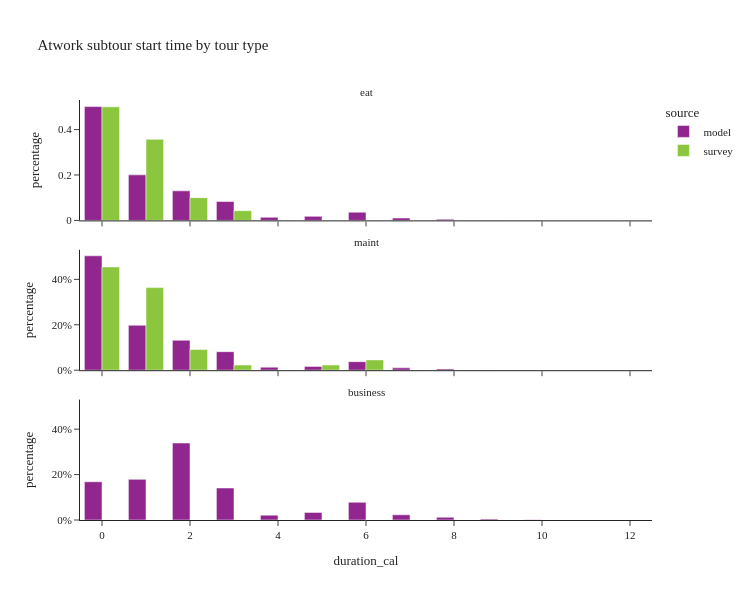

Notebook source saved alongside this figure:
### Code cell
util.plot_share_facetbar(atwork_subtour, 'tour_weight', share_col="duration_cal", title="Atwork subtour start time by tour type", 
                             facet_col='tour_type', facet_col_wrap=1, height=600, orientation='v')

### Figure 1 — Plotly figure (JSON) as saved in the notebook; plotly's stock layout.template omitted (floating-point values rounded to 4 significant figures)
{"data": [{"alignmentgroup": "True", "customdata": [[146739], [58726], [38064], [24365], [4049], [5204], [10639], [3068], [1493], [320], [83], [3]], "hovertemplate": "source=model<br>tour_type=eat<br>duration_cal=%{x}<br>percentage=%{y}<br>sample_size=%{customdata[0]}<extra></extra>", "legendgroup": "model", "marker": {"color": "#91268F", "pattern": {"shape": ""}}, "name": "model", "offsetgroup": "model", "orientation": "v", "showlegend": true, "textposition": "auto", "type": "bar", "x": [0.0, 1.0, 2.0, 3.0, 4.0, 5.0, 6.0, 7.0, 8.0, 9.0, 10.0, 11.0], "xaxis": "x3", "y": [0.5012, 0.2006, 0.13, 0.08323, 0.01383, 0.01778, 0.03634, 0.01048, 0.0051, 0.001093, 0.0002835, 1.025e-05], "yaxis": "y3"}, {"alignmentgroup": "True", "customdata": [[23445], [9209], [6134], [3798], [622], [784], [1750], [481], [251], [62], [9], [1]], "hovertemplate": "source=model<br>tour_type=maint<br>duration_cal=%{x}<br>percentage=%{y}<br>sample_size=%{customdata[0]}<extra></extra>", "legendgroup": "model", "marker": {"color": "#91268F", "pattern": {"shape": ""}}, "name": "model", "offsetgroup": "model", "orientation": "v", "showlegend": false, "textposition": "auto", "type": "bar", "x": [0.0, 1.0, 2.0, 3.0, 4.0, 5.0, 6.0, 7.0, 8.0, 9.0, 10.0, 12.0], "xaxis": "x2", "y": [0.5037, 0.1978, 0.1318, 0.0816, 0.01336, 0.01684, 0.0376, 0.01033, 0.005393, 0.001332, 0.0001934, 2.148e-05], "yaxis": "y2"}, {"alignmentgroup": "True", "customdata": [[11724], [12459], [23596], [9815], [1481], [2334], [5444], [1593], [833], [269], [70], [4], [1]], "hovertemplate": "source=model<br>tour_type=business<br>duration_cal=%{x}<br>percentage=%{y}<br>sample_size=%{customdata[0]}<extra></extra>", "legendgroup": "model", "marker": {"color": "#91268F", "pattern": {"shape": ""}}, "name": "model", "offsetgroup": "model", "orientation": "v", "showlegend": false, "textposition": "auto", "type": "bar", "x": [0.0, 1.0, 2.0, 3.0, 4.0, 5.0, 6.0, 7.0, 8.0, 9.0, 10.0, 11.0, 12.0], "xaxis": "x", "y": [0.1684, 0.1789, 0.3389, 0.141, 0.02127, 0.03352, 0.07819, 0.02288, 0.01196, 0.003864, 0.001005, 5.745e-05, 1.436e-05], "yaxis": "y"}, {"alignmentgroup": "True", "customdata": [[35], [25], [7], [3]], "hovertemplate": "source=survey<br>tour_type=eat<br>duration_cal=%{x}<br>percentage=%{y}<br>sample_size=%{customdata[0]}<extra></extra>", "legendgroup": "survey", "marker": {"color": "#8CC63E", "pattern": {"shape": ""}}, "name": "survey", "offsetgroup": "survey", "orientation": "v", "showlegend": true, "textposition": "auto", "type": "bar", "x": [0.0, 1.0, 2.0, 3.0], "xaxis": "x3", "y": [0.5, 0.3571, 0.1, 0.04286], "yaxis": "y3"}, {"alignmentgroup": "True", "customdata": [[20], [16], [4], [1], [1], [2]], "hovertemplate": "source=survey<br>tour_type=maint<br>duration_cal=%{x}<br>percentage=%{y}<br>sample_size=%{customdata[0]}<extra></extra>", "legendgroup": "survey", "marker": {"color": "#8CC63E", "pattern": {"shape": ""}}, "name": "survey", "offsetgroup": "survey", "orientation": "v", "showlegend": false, "textposition": "auto", "type": "bar", "x": [0.0, 1.0, 2.0, 3.0, 5.0, 6.0], "xaxis": "x2", "y": [0.4545, 0.3636, 0.09091, 0.02273, 0.02273, 0.04545], "yaxis": "y2"}], "layout": {"annotations": [{"font": {}, "showarrow": false, "text": "business", "x": 0.5, "xanchor": "center", "xref": "paper", "y": 0.2867, "yanchor": "bottom", "yref": "paper"}, {"font": {}, "showarrow": false, "text": "maint", "x": 0.5, "xanchor": "center", "xref": "paper", "y": 0.6433, "yanchor": "bottom", "yref": "paper"}, {"font": {}, "showarrow": false, "text": "eat", "x": 0.5, "xanchor": "center", "xref": "paper", "y": 1.0, "yanchor": "bottom", "yref": "paper"}], "barmode": "group", "height": 600, "legend": {"title": {"text": "source"}, "tracegroupgap": 0}, "title": {"text": "Atwork subtour start time by tour type"}, "width": 750, "xaxis": {"anchor": "y", "domain": [0.0, 1.0], "title": {"text": "duration_cal"}}, "xaxis2": {"anchor": "y2", "domain": [0.0, 1.0], "matches": "x", "showticklabels": false}, "xaxis3": {"anchor": "y3", "domain": [0.0, 1.0], "matches": "x", "showticklabels": false}, "yaxis": {"anchor": "x", "domain": [0.0, 0.2867], "tickformat": ".0%", "title": {"text": "percentage"}}, "yaxis2": {"anchor": "x2", "domain": [0.3567, 0.6433], "matches": "y", "tickformat": ".0%", "title": {"text": "percentage"}}, "yaxis3": {"anchor": "x3", "domain": [0.7133, 1.0], "matches": "y", "title": {"text": "percentage"}}}}
